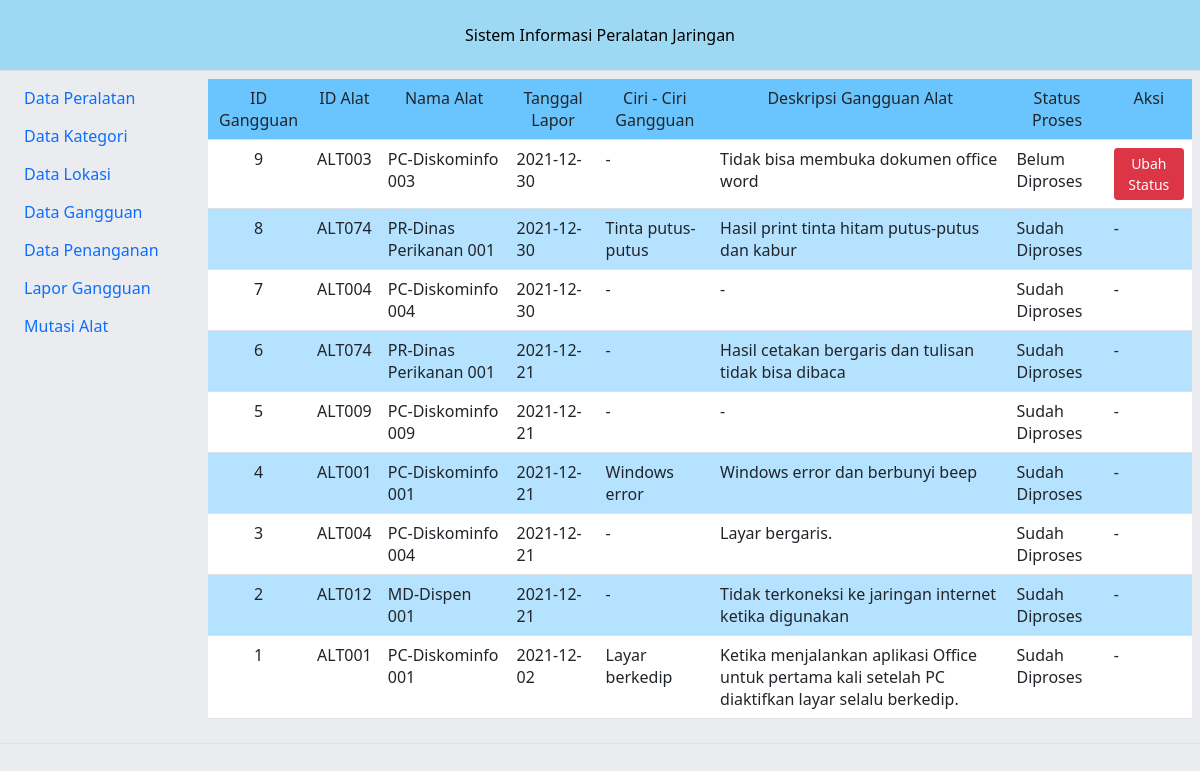
The page /gangguan on the database its author committed.
### tables this page shows
CREATE TABLE `tblgangguan` (
  `id_gangguan` int(20) NOT NULL,
  `id_alat` char(20) NOT NULL,
  `tgl_gangguan` date NOT NULL,
  `ciri` text NOT NULL,
  `deskripsi_gangguan` text NOT NULL,
  `status` char(20) NOT NULL
);

CREATE TABLE `tblalat` (
  `id_alat` char(20) NOT NULL,
  `id_kategori` char(20) NOT NULL,
  `id_lokasi` char(20) NOT NULL,
  `nama_peralatan` varchar(200) NOT NULL,
  `tahun_beli` date NOT NULL,
  `desc_alat` text NOT NULL,
  `jlh_port` text NOT NULL,
  `nama_wifi` varchar(200) NOT NULL,
  `pass_wifi` text NOT NULL,
  `frek_alat` text NOT NULL,
  `l_frek_alat` varchar(50) NOT NULL,
  `k_ram` text NOT NULL,
  `k_hardisk` text NOT NULL,
  `t_processor` text NOT NULL,
  `status_alat` char(20) NOT NULL,
  `p_img` text NOT NULL
);

### view_data/gangguan.php (the view)
<?php
	$sql = mysqli_query($dblink,"SELECT * from tblgangguan as a,tblalat as b where a.id_alat=b.id_alat order by a.id_gangguan desc");
		echo"<div class='table-responsive'><table class='table table-hover'>
			<tr bgcolor=#6ac5fe>
				<td align='center'>ID Gangguan</td>
				<td align='center'>ID Alat</td>
				<td align='center'>Nama Alat</td>
				<td align='center'>Tanggal Lapor</td>
				<td align='center'>Ciri - Ciri Gangguan</td>
				<td align='center'>Deskripsi Gangguan Alat</td>
				<td align='center'>Status Proses</td>
				<td align='center'>Aksi</td>";
	echo"		</tr>";
		$i =0;
		while ($r=mysqli_fetch_array($sql,MYSQLI_ASSOC)){
  		$i++ ;
			if(($i % 2)==0)
				$bg="#b5e2ff" ;
			else
				$bg= "#fff";
			$xidk = isset($r['id_gangguan']) ? $r['id_gangguan'] : '';
			$xnma = isset($r['nama_peralatan']) ? $r['nama_peralatan'] : '';
			$xida = isset($r['id_alat']) ? $r['id_alat'] : '';
			$xtgl = isset($r['tgl_gangguan']) ? $r['tgl_gangguan'] : '';
			$xciri = isset($r['ciri']) ? $r['ciri'] : '';
			$xdg = isset($r['deskripsi_gangguan']) ? $r['deskripsi_gangguan'] : '';
			$xsts = isset($r['status']) ? $r['status'] : '';
			if($xsts=="B"){
				$xstatus="Belum Diproses";
			}else{
				$xstatus="Sudah Diproses";
			}
		echo"<tr bgcolor=$bg>
				<td><center>$xidk</center></td>
				<td>$xida</td>
				<td>$xnma</td>
				<td>$xtgl</td>
				<td>$xciri</td>
				<td>$xdg</td>
				<td>$xstatus</td>";
		echo"	<td>";
					if($xsts<>'S'){
						echo"<a href='statusalat-$xidk' class='btn btn-danger btn-sm'>Ubah Status</a>";
					}else{
						echo"-";
					}
		echo"	</td></tr>";
		}
		echo"</table>";
?>

### rows shown on the page
tblgangguan: id_gangguan "9", id_alat.id_alat "ALT003", id_alat.nama_peralatan "PC-Diskominfo 003", tgl_gangguan "2021-12-30", ciri "-", deskripsi_gangguan "Tidak bisa membuka dokumen office word", status "Belum Diproses"
tblgangguan: id_gangguan "8", id_alat.id_alat "ALT074", id_alat.nama_peralatan "PR-Dinas Perikanan 001", tgl_gangguan "2021-12-30", ciri "Tinta putus-putus", deskripsi_gangguan "Hasil print tinta hitam putus-putus dan kabur", status "Sudah Diproses"
tblgangguan: id_gangguan "7", id_alat.id_alat "ALT004", id_alat.nama_peralatan "PC-Diskominfo 004", tgl_gangguan "2021-12-30", ciri "-", deskripsi_gangguan "-", status "Sudah Diproses"
tblgangguan: id_gangguan "6", id_alat.id_alat "ALT074", id_alat.nama_peralatan "PR-Dinas Perikanan 001", tgl_gangguan "2021-12-21", ciri "-", deskripsi_gangguan "Hasil cetakan bergaris dan tulisan tidak bisa dibaca", status "Sudah Diproses"
tblgangguan: id_gangguan "5", id_alat.id_alat "ALT009", id_alat.nama_peralatan "PC-Diskominfo 009", tgl_gangguan "2021-12-21", ciri "-", deskripsi_gangguan "-", status "Sudah Diproses"
tblgangguan: id_gangguan "4", id_alat.id_alat "ALT001", id_alat.nama_peralatan "PC-Diskominfo 001", tgl_gangguan "2021-12-21", ciri "Windows error", deskripsi_gangguan "Windows error dan berbunyi beep", status "Sudah Diproses"
tblgangguan: id_gangguan "3", id_alat.id_alat "ALT004", id_alat.nama_peralatan "PC-Diskominfo 004", tgl_gangguan "2021-12-21", ciri "-", deskripsi_gangguan "Layar bergaris.", status "Sudah Diproses"
tblgangguan: id_gangguan "2", id_alat.id_alat "ALT012", id_alat.nama_peralatan "MD-Dispen 001", tgl_gangguan "2021-12-21", ciri "-", deskripsi_gangguan "Tidak terkoneksi ke jaringan internet ketika digunakan", status "Sudah Diproses"
tblgangguan: id_gangguan "1", id_alat.id_alat "ALT001", id_alat.nama_peralatan "PC-Diskominfo 001", tgl_gangguan "2021-12-02", ciri "Layar berkedip", deskripsi_gangguan "Ketika menjalankan aplikasi Office untuk pertama kali setelah PC diaktifkan layar selalu berkedip.", status "Sudah Diproses"
